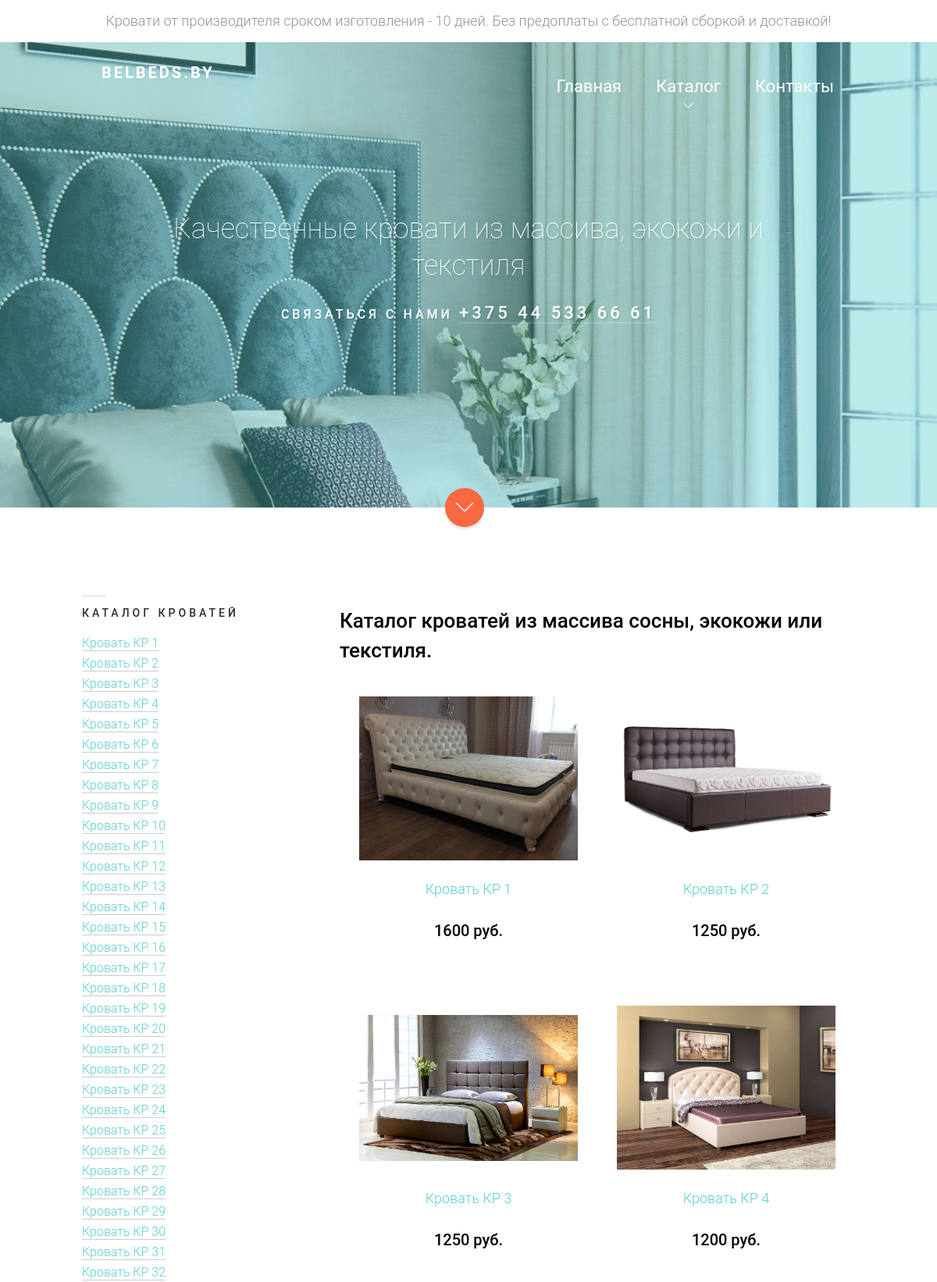
Screenshot of /beds (upper part) with the database file from the repository.
### app.py (models this page shows, shortened)
class Products(db.Model):
    id = db.Column(db.INTEGER, primary_key=True)
    title = db.Column(db.String(255), nullable=False)
    type = db.Column(db.String(40), nullable=False)
    description = db.Column(db.String(400), nullable=False)
    price = db.Column(db.INTEGER, nullable=False)
    image = db.Column(db.String(400), nullable=True)
    timestamp = db.Column(db.DATETIME, default=datetime.datetime.now())

### app.py (the view)
@app.route('/beds')
def beds():
    products = Products.query.filter_by(type='bed').order_by(Products.id).all()
    return render_template('bedstemp.html', products=products, hero=True)

### templates/bedstemp.html (shortened to what this page needs)
{% extends 'basetemp.html' %}
{% block hero %}
    <h1 class="to-animate hero-animate-1">Качественные кровати из массива, экокожи и текстиля</h1>
{% endblock %}
{% block body%}
    <div class="content-box animate-box">
        <h2>Каталог кроватей из массива сосны, экокожи или текстиля.</h2>
        {% for el in products %}
            <div class="col-md-6 col-sm-6 col-xs-12 col-xxs-12 text-center fh5co-work-item">
                <a href="{{ url_for('card', id=el.id) }}">
                    <figure class="figure-responsive"><img class="img-responsive" src="{{ url_for('static', filename=el.image) }}" alt="{{ el.title }}"/></figure>
                    <p class="fh5co-category">{{ el.title }} </p>
                    <h3 class="heading">{{ el.price }} руб.</h3>
                </a>
            </div>
        {% endfor %}
    </div>
{% endblock %}

### templates/basetemp.html (shortened to what this page needs)
<!DOCTYPE html>
 <html class="no-js">
	<head>
	<link rel="stylesheet" href="/static/src/css/themify-icons.css">
	<link rel="stylesheet" href="/static/src/css/bootstrap.css">
	<link rel="stylesheet" href="/static/src/css/owl.carousel.min.css">
	<link rel="stylesheet" href="/static/src/css/owl.theme.default.min.css">
	<link rel="stylesheet" href="/static/src/css/magnific-popup.css">
	<link rel="stylesheet" href="/static/src/css/superfish.css">
	<link rel="stylesheet" href="/static/src/css/easy-responsive-tabs.css">
	<link rel="stylesheet" href="/static/src/css/animate.css">
	<link rel="stylesheet" href="/static/src/css/style.css">
	</head>
	<body>
		<header id="fh5co-header-section" role="header" class="" >
            <div style="background-color: #fff;" class="col-md-12 text-center"><p style="margin: 0; padding: 10px 0;">Кровати от производителя сроком изготовления - 10 дней. Без предоплаты с бесплатной сборкой и доставкой!</p></div>
			<div class="container">
					<h1 id="fh5co-logo" class="pull-left"><a href="{{ url_for('index') }}">BelBeds.by</a></h1>
					<nav id="fh5co-menu-wrap" role="navigation">
						<ul class="sf-menu" id="fh5co-primary-menu">
                            <li>
								<a href="{{ url_for('index') }}">Главная</a>
							</li>
							<li>
								<a href="#" class="fh5co-sub-ddown">Каталог</a>
							</li>
							<li><a href="{{ url_for('about') }}">Контакты</a></li>
						</ul>
					</nav>
			</div>
		</header>
        {% if hero %}
        <div id="fh5co-hero" style="background-image: url({{ url_for('static', filename='src/images/slide_1.jpg') }});">
			<div class="overlay"></div>
			<a href="#fh5co-main" class="smoothscroll fh5co-arrow to-animate hero-animate-4"><i class="ti-angle-down"></i></a>
			<div class="container">
				<div class="col-md-12">
					<div class="fh5co-hero-wrap">
						<div class="fh5co-hero-intro">
							{% block hero %} {% endblock %}
							<h2 class="to-animate hero-animate-2">Связаться с нами <a class="hero-tel" href="tel:+375445336661" target="_blank">+375 44 533 66 61</a></h2>
						</div>
					</div>
				</div>
			</div>
		</div>
        {% else %}
            <div id="fh5co-hero" style="height: 98px; background-image: url({{ url_for('static', filename='src/images/slide_1.jpg') }});"><div class="overlay"></div></div>
        {% endif %}
		<div id="fh5co-main">
			<div class="container">
				<div class="row">
					<div class="col-md-8 col-md-push-4" id="fh5co-content">
                        {% block body %}{% endblock %}
					</div>
					<div class="col-md-4 col-md-pull-8 left-sidebar" id="fh5co-sidebar">
						<div class="sidebar-box animate-box">
							<h3 class="sidebar-heading"><span class="border"></span>Каталог кроватей</h3>
							<ul class="sidebar-links">
                                {% for el in products %}
								<li><a href="{{ url_for('card', id=el.id) }}" target="_blank">{{ el.title }}</a></li>
                                {% endfor %}
							</ul>
						</div>
					</div>
				</div>
			</div>
		</div>
	</body>
</html>

### static/src/css/superfish.css (style rules this page uses)
.sf-menu, .sf-menu * { margin: 0; padding: 0; list-style: none; }
.sf-menu li { position: relative; }
.sf-menu > li { float: left; }
.sf-menu a { display: block; position: relative; }
.sf-menu { float: left; margin-bottom: 1em; }
.sf-menu a { border-left: 1px solid #fff; border-top: 1px solid #dFeEFF; border-top: 1px solid rgba(255,255,255,.5); padding: .75em 1em; text-decoration: none; zoom: 1; }
.sf-menu a { color: #13a; }
.sf-menu li { background: #BDD2FF; white-space: nowrap; *white-space: normal; -webkit-transition: background .2s; transition: background .2s; }
.sf-arrows .sf-with-ul { padding-right: 2.5em; *padding-right: 1em; }
.sf-arrows .sf-with-ul:after { content: ''; position: absolute; top: 50%; right: 1em; margin-top: -3px; height: 0; width: 0; border: 5px solid transparent; border-top-color: #dFeEFF; border-top-color: rgba(255,255,255,.5); }

### rows the page displays
Products: image (picture), title "Кровать КР 1", price "1600"
Products: image (picture), title "Кровать КР 2", price "1250"
Products: image (picture), title "Кровать КР 3", price "1250"
Products: image (picture), title "Кровать КР 4", price "1200"
Products: title "Кровать КР 5"
Products: title "Кровать КР 6"
Products: title "Кровать КР 7"
Products: title "Кровать КР 8"
Products: title "Кровать КР 9"
Products: title "Кровать КР 10"
Products: title "Кровать КР 11"
Products: title "Кровать КР 12"
Products: title "Кровать КР 13"
Products: title "Кровать КР 14"
Products: title "Кровать КР 15"
Products: title "Кровать КР 16"
Products: title "Кровать КР 17"
Products: title "Кровать КР 18"
Products: title "Кровать КР 19"
Products: title "Кровать КР 20"
Products: title "Кровать КР 21"
Products: title "Кровать КР 22"
Products: title "Кровать КР 23"
Products: title "Кровать КР 24"
Products: title "Кровать КР 25"
Products: title "Кровать КР 26"
Products: title "Кровать КР 27"
Products: title "Кровать КР 28"
Products: title "Кровать КР 29"
Products: title "Кровать КР 30"
Products: title "Кровать КР 31"
Products: title "Кровать КР 32"
